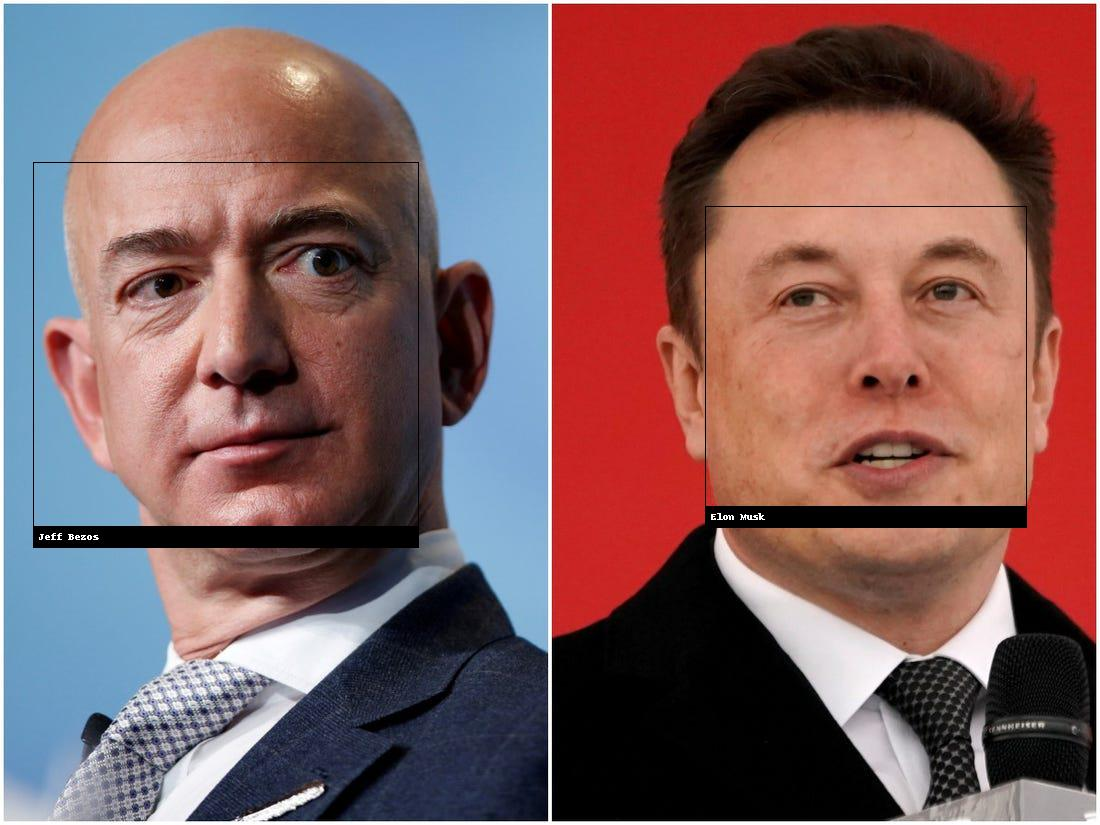

Reproduce this figure in Python.
import face_recognition
from PIL import Image, ImageDraw
 
 
 
image_of_elon = face_recognition.load_image_file('./img/known/ElonMusk.jpg')

#first item
elon_face_encoding = face_recognition.face_encodings(image_of_elon)[0]

image_of_jeff = face_recognition.load_image_file('./img/known/JeffBezos.jpg')

#first item
jeff_face_encoding = face_recognition.face_encodings(image_of_jeff)[0]

#Make array of encodings and names
known_face_encodings = [
    elon_face_encoding,
    jeff_face_encoding
]

known_face_names = [
    "Elon Musk",
    "Jeff Bezos"
]

#Load test image to find the faces in
test_image = face_recognition.load_image_file('./img/groups/elon-jeff.jpg')

#find the faces in test image
face_locations = face_recognition.face_locations(test_image)
face_encodings = face_recognition.face_encodings(test_image, face_locations)

#convert to the PIL format
pil_image = Image.fromarray(test_image)

#Create an ImageDraw instance
draw = ImageDraw.Draw(pil_image)

#Loop through the faces in test image
for(top, right, bottom, left), face_encoding in zip(face_locations, face_encodings):
    matches = face_recognition.compare_faces(known_face_encodings, face_encoding)

    name = "Unknown Person"

    #Test for match
    if True in matches:
        first_match_index = matches.index(True)
        name = known_face_names[first_match_index]

    #Draw the box
    draw.rectangle(((left, top), (right, bottom)), outline=(0,0,0))

    #Draw label
    text_width, text_height = draw.textsize(name)
    draw.rectangle(((left, bottom - text_height - 10), (right, bottom)), fill = (0,0,0), outline=(0,0,0))
    draw.text((left + 6, bottom - text_height - 5), name, fill=(255,255,255,255))

del draw

#Display the image
pil_image.show()

#save the image
pil_image.save('identify.jpg')